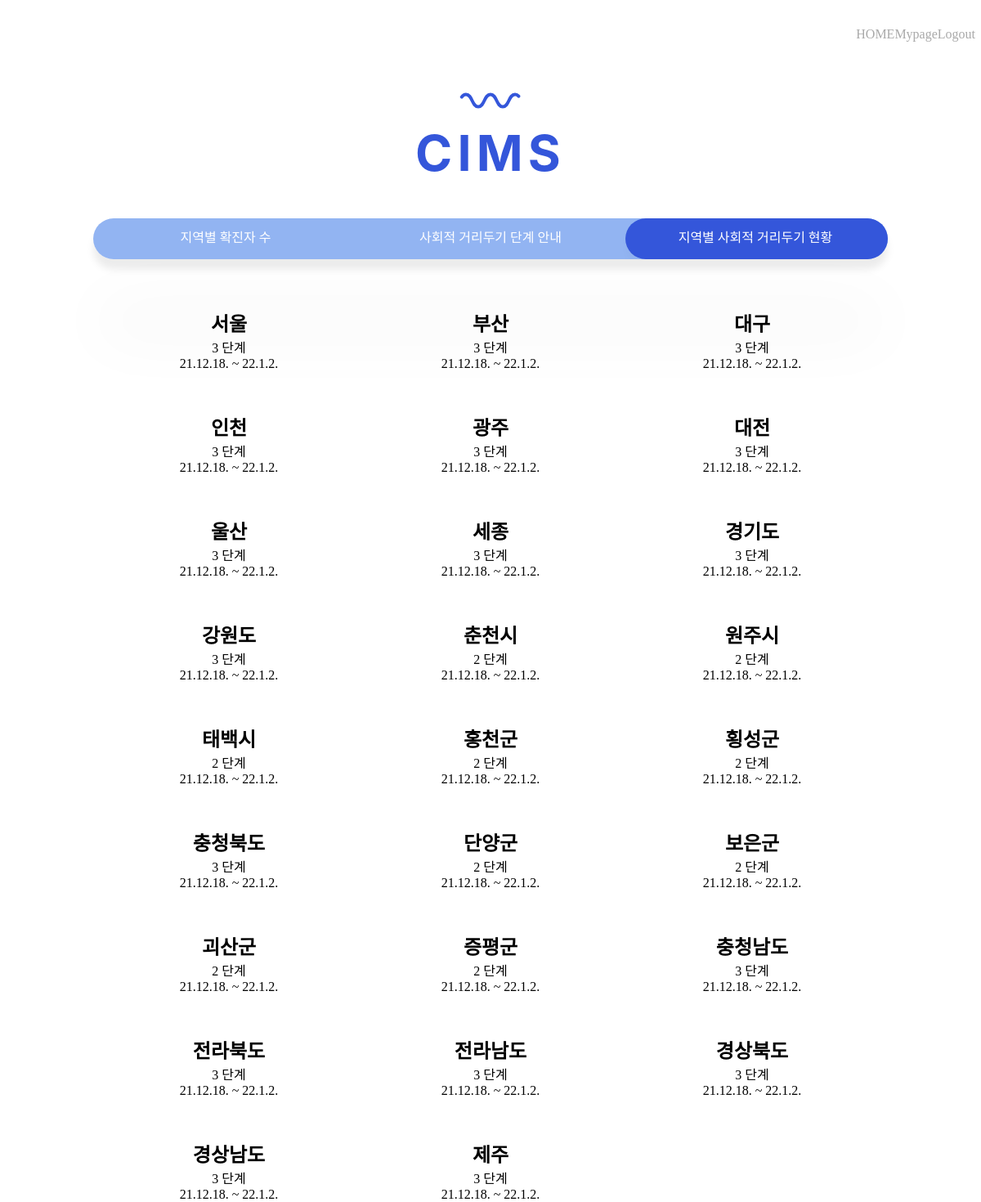
Screenshot of /currentStage/ with the database file from the repository.
### socialDistance/models.py (models this page shows, shortened)
class SocialDistanceLevelOfRegion(models.Model):
    region = models.CharField(max_length=100)
    level = models.IntegerField()
    term = models.CharField(max_length=100)

### socialDistance/views.py (the view)
# urls.py: path('currentStage/', socialDistance.views.region),
def region(req):
    rg = SocialDistanceLevelOfRegion.objects
    return render(req, 'currentStage.html', {'rg': rg})

### socialDistance/templates/currentStage.html (shortened to what this page needs)
<!DOCTYPE html>
<html lang="en">
<head>
    {% load static %}
    <link rel="stylesheet" href="https://cdnjs.cloudflare.com/ajax/libs/font-awesome/5.12.1/css/all.min.css">
    <link rel="stylesheet" href="{% static 'css/currentStage.css' %}">
</head>
<body>
    <div class ="header">
        <ul>
            <a href="/startpage" style="text-decoration:none" ><li class="headr-menu">HOME</li></ㅁ>
            <a href="/mypage" style="text-decoration:none" ><li class="headr-menu">Mypage</li></a>
            <a href="/" style="text-decoration:none" ><li class="headr-menu">Logout</li></a>
        </ul>
    </div>
    <div class="hero" style="max-height: 700px; padding-top: 10px; padding-bottom: 40px; margin: 0px auto; text-align: center;" >
        <svg width="80" height="60" viewBox="5 0 80 60">
            <path class="wave" fill="none" stroke="#3456DA" stroke-width="4" stroke-linecap="round" d="M 0 37.5 c 7.684299348848887 0 7.172012725592294 -15 15 -15 s 7.172012725592294 15 15 15 s 7.172012725592294 -15 15 -15 s 7.172012725592294 15 15 15 s 7.172012725592294 -15 15 -15 s 7.172012725592294 15 15 15 s 7.172012725592294 -15 15 -15 s 7.172012725592294 15 15 15 s 7.172012725592294 -15 15 -15 s 7.172012725592294 15 15 15 s 7.172012725592294 -15 15 -15 s 7.172012725592294 15 15 15 s 7.172012725592294 -15 15 -15 s 7.172012725592294 15 15 15 s 7.172012725592294 -15 15 -15" $=1$=010.0" />
        </svg>
        <h4 class="animation-title bigTitle">CIMS</h4>
    </div>
    <div id="app">
        <ul class="menu-container">
            <a href="/localCoronic" style="text-decoration:none" ><li class="menu">지역별 확진자 수</li></a>
            <a href="/stageInfo" style="text-decoration:none" ><li class="menu">사회적 거리두기 단계 안내</li></a>
            <a href="/currentStage" style="text-decoration:none" ><li class="menu">지역별 사회적 거리두기 현황</li></a>
            <div class="focus-el el--1"></div>
        </ul>
    </div>
    <div class = "content">
        <div class = "local">
            {% for rg in rg.all %}
                <div>
                    <h2>{{ rg.region }}</h2>
                    <p>{{ rg.level }} 단계</p>
                    <p>{{ rg.term }}</p>
                </div>
            {% endfor %}
        </div>
    </div>
</body>
</html>

### socialDistance/static/css/currentStage.css (style rules this page uses)
* { -webkit-box-sizing: border-box; box-sizing: border-box; margin: 0; padding: 0; }
body { margin: 0; width: 100%; height: 100vh; display: -webkit-box; display: -ms-flexbox; display: flex; -webkit-box-orient: vertical; -webkit-box-direction: normal; -ms-flex-direction: column; flex-direction: column; -webkit-box-pack: center; -ms-flex-pack: center; justify-content: center; -webkit-box-align: center; -ms-flex-align: center; align-items: center; background: #fff; overflow: scroll; }
.header { padding-left: 130vh; padding-right: 20vh; width: 100%; height: 10vh; margin: 0; display: -ms-grid; display: grid; place-items: center; }
.header ul { position: relative; width: 90%; height: 40px; display: -ms-grid; display: grid; -ms-grid-columns: (1fr)[3]; grid-template-columns: repeat(3, 1fr); }
.header ul li { list-style: none; margin-top: 10px; display: -ms-grid; display: grid; place-items: center; font-family: "IBMPlexSansKR-Regular"; color: darkgray; cursor: pointer; }
.animation-title { margin: 0 0 0.5rem 0; line-height: 1; letter-spacing: 0.1em; font-family: -apple-system, 'avenir next', avenir, roboto, noto, 'helvetica neue', helvetica, ubuntu, 'franklin gothic medium', 'century gothic', sans-serif; }
.bigTitle { color: #3456DA; font-size: 3.82rem; font-weight: 700; }
#app { width: 90%; display: -ms-grid; display: grid; place-items: center; }
#app ul { position: relative; width: 90%; height: 50px; display: -ms-grid; display: grid; -ms-grid-columns: (1fr)[3]; grid-template-columns: repeat(3, 1fr); border-radius: 35px; background: rgba(100, 149, 237, 0.7); -webkit-box-shadow: 0 12.5px 10px rgba(0, 0, 0, 0.08), 0 100px 80px rgba(0, 0, 0, 0.03); box-shadow: 0 12.5px 10px rgba(0, 0, 0, 0.08), 0 100px 80px rgba(0, 0, 0, 0.03); overflow: hidden; }
#app ul li { list-style: none; display: -ms-grid; display: grid; place-items: center; font-family: "IBMPlexSansKR-Regular"; color: #fff; z-index: 10; position: relative; cursor: pointer; margin-top: 10px; }
#app ul .focus-el { position: absolute; left: 67%; top: 0; width: calc(100% / 3); height: 100%; border-radius: 35px; background: #3456DA; -webkit-box-shadow: 0 12.5px 10px rgba(0, 0, 0, 0.015), 0 100px 80px rgba(0, 0, 0, 0.03); box-shadow: 0 12.5px 10px rgba(0, 0, 0, 0.015), 0 100px 80px rgba(0, 0, 0, 0.03); }
.content { width: 100%; height: 60vh; }
.content .local { margin-top: 5%; width: 80%; display: -ms-grid; display: grid; -ms-grid-columns: (1fr)[3]; grid-template-columns: repeat(3, 1fr); row-gap: 50px; position: absolute; left: 50%; -webkit-transform: translateX(-50%); transform: translateX(-50%); font-family: 'IBMPlexSansKR-Regular'; text-align: center; }

### rows the page displays
SocialDistanceLevelOfRegion: region "서울", level "3", term "21.12.18. ~ 22.1.2."
SocialDistanceLevelOfRegion: region "부산", level "3", term "21.12.18. ~ 22.1.2."
SocialDistanceLevelOfRegion: region "대구", level "3", term "21.12.18. ~ 22.1.2."
SocialDistanceLevelOfRegion: region "인천", level "3", term "21.12.18. ~ 22.1.2."
SocialDistanceLevelOfRegion: region "광주", level "3", term "21.12.18. ~ 22.1.2."
SocialDistanceLevelOfRegion: region "대전", level "3", term "21.12.18. ~ 22.1.2."
SocialDistanceLevelOfRegion: region "울산", level "3", term "21.12.18. ~ 22.1.2."
SocialDistanceLevelOfRegion: region "세종", level "3", term "21.12.18. ~ 22.1.2."
SocialDistanceLevelOfRegion: region "경기도", level "3", term "21.12.18. ~ 22.1.2."
SocialDistanceLevelOfRegion: region "강원도", level "3", term "21.12.18. ~ 22.1.2."
SocialDistanceLevelOfRegion: region "춘천시", level "2", term "21.12.18. ~ 22.1.2."
SocialDistanceLevelOfRegion: region "원주시", level "2", term "21.12.18. ~ 22.1.2."
SocialDistanceLevelOfRegion: region "태백시", level "2", term "21.12.18. ~ 22.1.2."
SocialDistanceLevelOfRegion: region "홍천군", level "2", term "21.12.18. ~ 22.1.2."
SocialDistanceLevelOfRegion: region "횡성군", level "2", term "21.12.18. ~ 22.1.2."
SocialDistanceLevelOfRegion: region "충청북도", level "3", term "21.12.18. ~ 22.1.2."
SocialDistanceLevelOfRegion: region "단양군", level "2", term "21.12.18. ~ 22.1.2."
SocialDistanceLevelOfRegion: region "보은군", level "2", term "21.12.18. ~ 22.1.2."
SocialDistanceLevelOfRegion: region "괴산군", level "2", term "21.12.18. ~ 22.1.2."
SocialDistanceLevelOfRegion: region "증평군", level "2", term "21.12.18. ~ 22.1.2."
SocialDistanceLevelOfRegion: region "충청남도", level "3", term "21.12.18. ~ 22.1.2."
SocialDistanceLevelOfRegion: region "전라북도", level "3", term "21.12.18. ~ 22.1.2."
SocialDistanceLevelOfRegion: region "전라남도", level "3", term "21.12.18. ~ 22.1.2."
SocialDistanceLevelOfRegion: region "경상북도", level "3", term "21.12.18. ~ 22.1.2."
SocialDistanceLevelOfRegion: region "경상남도", level "3", term "21.12.18. ~ 22.1.2."
SocialDistanceLevelOfRegion: region "제주", level "3", term "21.12.18. ~ 22.1.2."
